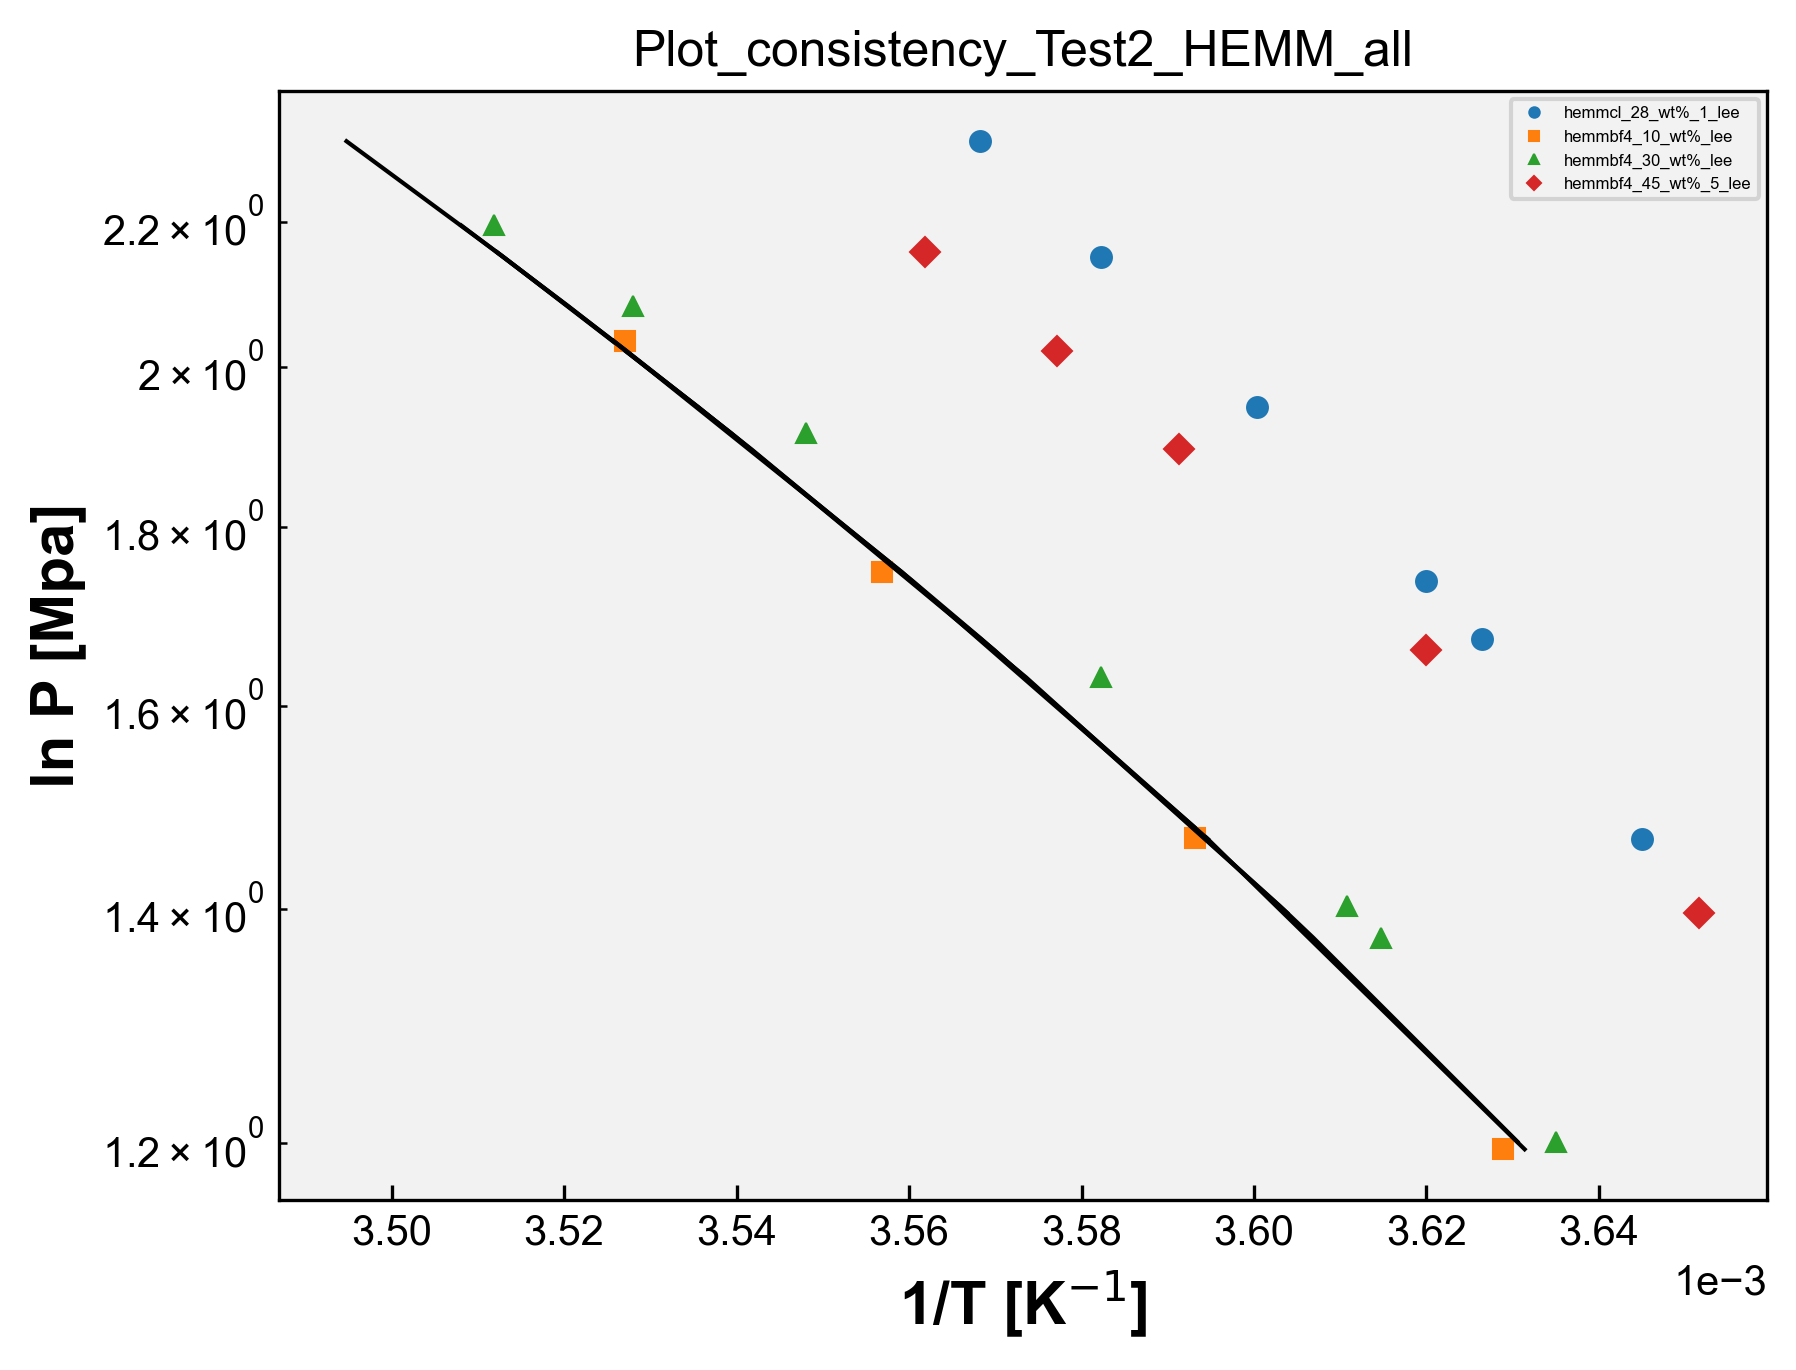

Recreate this plot in Python.
# Plot_consistency - HEMM
import matplotlib.pyplot as plt
import matplotlib
from matplotlib.font_manager import FontProperties
import pandas as pd
import numpy as np
import openpyxl
import os

matplotlib.rcParams['font.family'] = "Arial" # change the default font # mudança da fonte
matplotlib.rcParams['xtick.direction'] = 'in' # change the ticks direction # mudança da direção dos marcadores ao longo dos eixos de um gráfico que indicam valores específicos
matplotlib.rcParams['ytick.direction'] = 'in'
font = FontProperties() # cria uma instância de propriedades de fontes, tamanho, estilo e família
font.set_family('sans-serif') # 'serif', 'sans-serif', 'cursive', 'fantasy', or 'monospace' # família da fonte
font.set_name('Arial') # nome da fonte
font.set_weight('bold') # 'ultralight', 'light', 'normal', 'regular', 'book', 'medium', 'roman', 'semibold', 'demibold', 'demi', 'bold', 'heavy', 'extra bold', 'black' # peso da fonte
font.set_style('normal') #'normal', 'italic' or 'oblique' # estilo da fonte, negrito, itálico, normal, etc
font.set_size('x-large') # xx-small', 'x-small', 'small', 'medium', 'large', 'x-large', 'xx-large' # tamanho da fonte
plt.rcParams['figure.dpi'] = 300 # resolução padrão para as figuras exibidas na tela
plt.rcParams['savefig.dpi'] = 300 # resolução padrão para as figuras salvas em arquivos PNG, PDF ou SVG
opt = {'fillstyle':'full','markersize':5,'markeredgewidth':0.5} # aparência dos marcadores, fillstyle: full - estilo de preenchimento markersize: 5 - tamanho do marcador markeredgewidth: 0.5 largura da borda do marcador
plt.rcParams['figure.facecolor'] = (1.0,1.0,1.0,0.0) # cor de fundo da figura como transparente
plt.rcParams['axes.facecolor'] = '0.95' # cor de fundo dos eixos como uma tonalidade de cinza claro
#plt.rcParams['figure.figsize'] = (4,4) # tamanho da figura padrão em polegadas


caminho_arquivo = 'HEMM.xlsx' # caminho do arquivo
wb = openpyxl.load_workbook(caminho_arquivo) # ler dados de abas individuais do arquivo Excel sem abrir e fechar repetidamente, mantém aberto. Mais eficiente se você precisa ler dados de várias abas do arquivo. Lista com os nomes de todas as abas do arquivo Excel.
# load_workbook é a função usada para carregar o arquvio Excel

dados_coluna_O_array = [] # matriz para guardar os dados da coluna O de todas as sheet
dados_coluna_P_array = [] # matriz para guardar os dados da coluna P de todas as sheet
dados_coluna_Q_array = [] # matriz para guardar os dados da coluna Q de todas as sheet

nomes_abas = []

for i in wb.sheetnames: # para i dentro da lista wb com os nomes de todas as abas
    nome_aba = wb[i] # obtém o nome da aba na posição i na lista wb, que contém os nomes de todas as abas
    nome_aba_split = nome_aba.title.split("_") # nome_aba é o nome completo da aba. nome_aba.title converte o nome da aba para o formato de título. split("_ ") divide o nome da aba em duas partes usando o caractere "_ "
    if len(nome_aba_split) > 2: # se o nome da aba contiver mais de duas partes
        nome_aba_split.insert(2, "wt%") # insere wt% entre a segunda e a terceira partes do nome da aba
        nome_aba_final = "_".join(nome_aba_split) # junta as partes do nome da aba de volta com "_"
        print('nome_aba_final', nome_aba_final)
        nomes_abas.append(nome_aba_final) # adiciona o nome modificado _a lista de nomes das abas
    else:
        nomes_abas.append(nome_aba.title) # nome da aba não tiver mais de duas partes, adiciona o nome completo da aba à lista nomes_abas (usada na legenda)

    dados_coluna_O = [] # abre uma lista para os dados da coluna O da sheet
    dados_coluna_P = [] # abre uma lista para os dados da coluna P da sheet
    dados_coluna_Q = [] # abre uma lista para os dados da coluna Q da sheet

    for j in nome_aba.iter_rows(min_row=2, values_only=True): # iter_rows: permite iterar sobre as linhas dessa aba # min_row=2: especifica a primeira linha a ser considerada, nesse caso, começa na segunda linha, pois a primeira linha geralmente contém os cabeçalhos das colunas # values_only=True: indica que queremos obter apenas os valores das células, sem incluir informações adicionais como formatação, fórmulas ou estilos.
        dados_coluna_O.append(j[14])
        dados_coluna_P.append(j[15])
        dados_coluna_Q.append(j[16])

    dados_coluna_O_array.append(dados_coluna_O)
    dados_coluna_P_array.append(dados_coluna_P)
    dados_coluna_Q_array.append(dados_coluna_Q)

print('dados_O', dados_coluna_O_array)
print('dados_P', dados_coluna_P_array)
print('dados_Q', dados_coluna_Q_array)

# Plotagem dos dados:

symbols = ['o', 's', '^', 'D', 'v', '>', '<', 'P', 'X', 'H', '*', 'h', '+', 'x', '|', '_', '1', '2', '3', '4', 'p', ',', '.', '8', 'p', 'd', 'D', '|', '_', '$...$']
# Exemplos de símbolos

# Vetor de cores
colors = ['#1f77b4', '#ff7f0e', '#2ca02c', '#d62728', '#9467bd', '#8c564b', '#e377c2', '#7f7f7f', '#bcbd22', '#17becf',  '#aec7e8',  '#ffbb78', '#98df8a', '#ff9896', '#c5b0d5', '#c49c94',  '#f7b6d2', '#c7c7c7',  '#dbdb8d',  '#9edae5',  '#393b79',  '#5254a3', '#6b6ecf',  '#9c9ede',  '#637939',  '#8ca252',  '#b5cf6b', '#cedb9c',  '#8c6d31',  '#bd9e39',  '#e7ba52',  '#e7cb94',  '#843c39', '#ad494a', '#d6616b',  '#e7969c',  '#7b4173', '#a55194',  '#ce6dbd',  '#de9ed6']

lines = []

for i in range(len(dados_coluna_O_array)):
    y = dados_coluna_O_array[i]
    x = dados_coluna_P_array[i]
    x2 = dados_coluna_Q_array[i]
    print('x', x)
    print('y', y)
    print('x2', x2)
    symbol=symbols[i]
    color=colors[i]
    line1, = plt.plot(x, y, marker=symbol, markersize=opt['markersize'], markeredgewidth=opt['markeredgewidth'], fillstyle=opt['fillstyle'], color=color, linestyle='none', label=nomes_abas[i]) # lines armazenam as linhas geradas pelos plots
    line2, = plt.plot(x2, y, color='black', linestyle='-', linewidth=1)

    lines.append(line1)

plt.semilogy()
plt.ticklabel_format(axis='x', style='sci', scilimits=(0,0)) # eixo x em notação científica
plt.legend(handles=lines, loc='upper right', fontsize=4, markerscale=0.5) # cria a legenda usando as linhas armazenadas na lista
plt.xlabel('1/T [K$^{-1}$]',fontproperties=font)
plt.ylabel('ln P [Mpa]',fontproperties=font)
#plt.legend(loc="upper left")

nome_arquivo_python = os.path.basename(__file__) # obter o nome do arquivo python atual
nome_arquivo_sem_extensao = os.path.splitext(nome_arquivo_python)[0] # obter o nome do arquivo sem extensão # [0] vai acessar o primeiro elemento da tupla retornado por path.splitext

plt.title(nome_arquivo_sem_extensao)

plt.savefig(f'{nome_arquivo_sem_extensao}.png',format='png',bbox_inches='tight',
                dpi=300,transparent=False)
plt.show()
